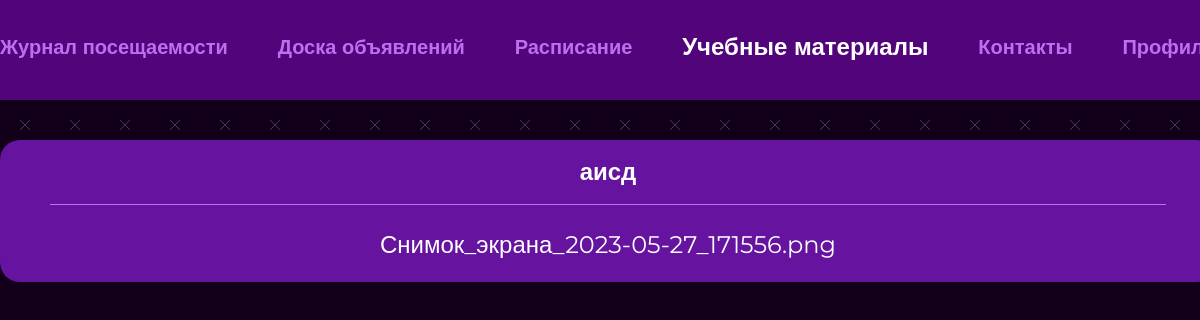
/materials (signed in), run on an earlier commit of the app's database.
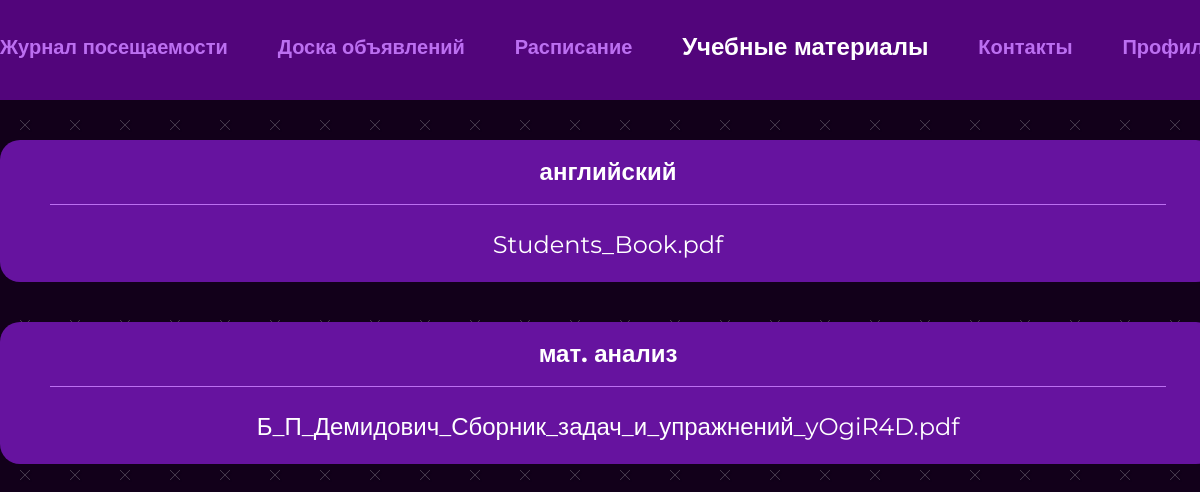
And on a later commit of the database.
### main/models.py (models this page shows, shortened)
class StudyMaterial(models.Model):
    name = models.CharField(max_length=50)
    file = models.FileField()
    room = models.ForeignKey(Room, on_delete=models.CASCADE)

### main/views.py (the view)
# urls.py: path('materials', views.materials, name='materials'),
@login_required()
def materials(request):
    if request.method == "POST":
        print("123")
    cur_student = get_student(request)
    materials = StudyMaterial.objects.filter(room=cur_student.room).order_by('-id')
    contex = {
        'materials': materials,
        'navbar': 'materials',
        'perm': get_perm(cur_student.permission)
    }
    return render(request, "main/train_material.html", context=contex)

### main/views.py (called while the page is built)
def get_student(request):
    return Student.objects.get(user=request.user)

def get_perm(permission):
    if permission == 0:
        return False
    return True

### main/templates/main/train_material.html (shortened to what this page needs)
{% extends 'main/base.html' %}
{% load static %}
{% block content %}
 <div class="container">
          <div class="train-material__container">
              {% for elem in materials %}
                <div class="train-material__cell">
                  <h4 class="train-material__title">
                    {{ elem.name }}
                  </h4>
                  <a class="train-material__link" href="materials/{{ elem.id }}">{{ elem.file }}</a>
                </div>
            {% endfor %}
          </div>
 </div>
{% endblock content %}

What changed in the data, as far as the page shows it:
removed StudyMaterial: name "аисд", file "Снимок_экрана_2023-05-27_171556.png"
added StudyMaterial: name "английский", file "Students_Book.pdf"
added StudyMaterial: name "мат. анализ", file "Б_П_Демидович_Сборник_задач_и_упражнений_yOgiR4D.pdf"
